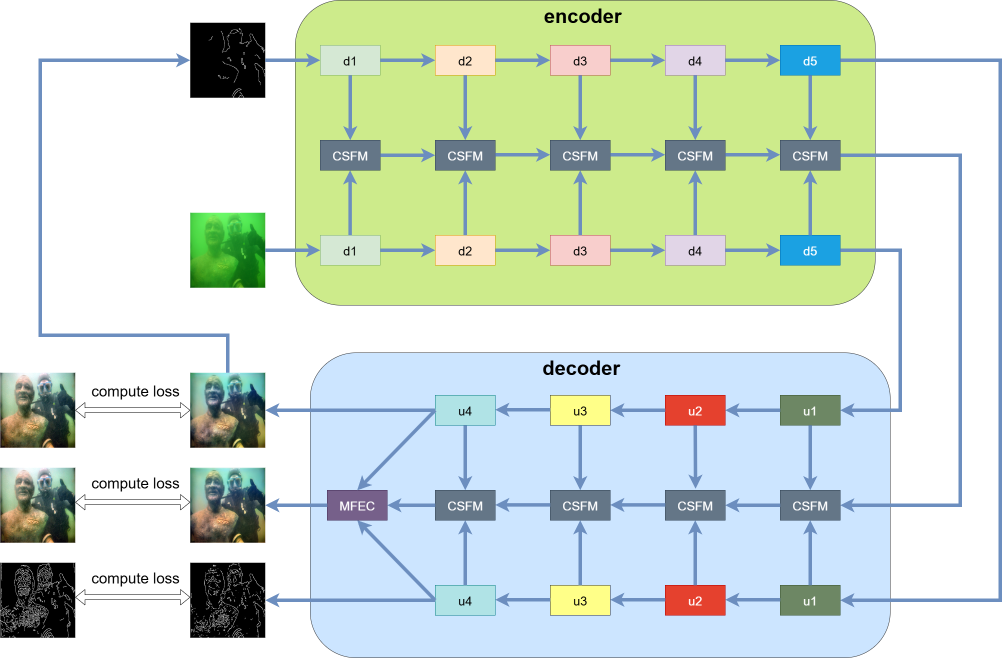
#> input picture model.png, 2012 x 1316 px (shown at 1/2 size); its folder holds only this picture in this run
$ python -i generate_edge_maps.py   (imports and definitions only)
#> lines starting #> are read from the running program, lines starting #| are printed output that depends on the picture
import cv2
import numpy as np
from PIL import Image
import os

def get_canny_edge(input_path, save_path=None):
    # 1. 读取图像并转为灰度图
#> called with input_path = '../model.png'
    img = cv2.imread(input_path)
#> img is the input picture: shape (1316, 2012, 3); mean B, G, R 206.6, 221.7, 207.1
    img = cv2.resize(img, (256,256), interpolation=cv2.INTER_LINEAR)
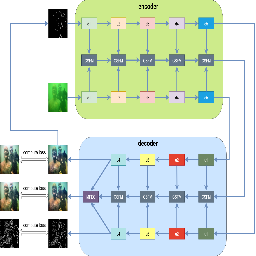
#> img: shape (256, 256, 3); mean B, G, R 206.6, 222, 207.3
    gray = cv2.cvtColor(img, cv2.COLOR_BGR2GRAY)
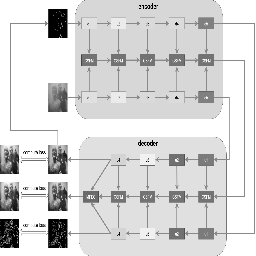
#> gray: shape (256, 256); min 0, max 255, mean 215.7

    # 2. 应用 Canny 边缘检测
    gray = cv2.GaussianBlur(gray, (3, 3), 0)
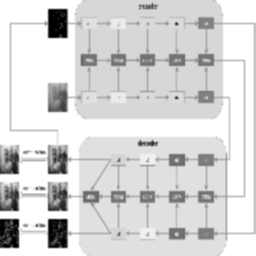
#> gray: shape (256, 256); min 0, max 255, mean 215.7
    edge = cv2.Canny(gray, threshold1=50, threshold2=100)
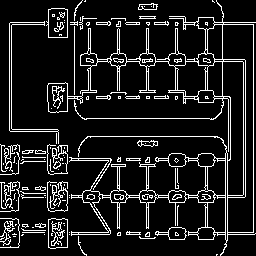
#> edge: shape (256, 256); 11.8% white in thin lines or dots
    if save_path:
        cv2.imwrite(save_path, edge)

    return edge


def batch_canny_edge(input_dir, output_dir):
    os.makedirs(output_dir, exist_ok=True)
    for fname in os.listdir(input_dir):
        if fname.lower().endswith(('.jpg', '.png', '.jpeg')):
            in_path = os.path.join(input_dir, fname)
            out_path = os.path.join(output_dir, fname)
            get_canny_edge(in_path, save_path=out_path)


# [1 line not run here, left out]

>>> result = get_canny_edge('../model.png')
